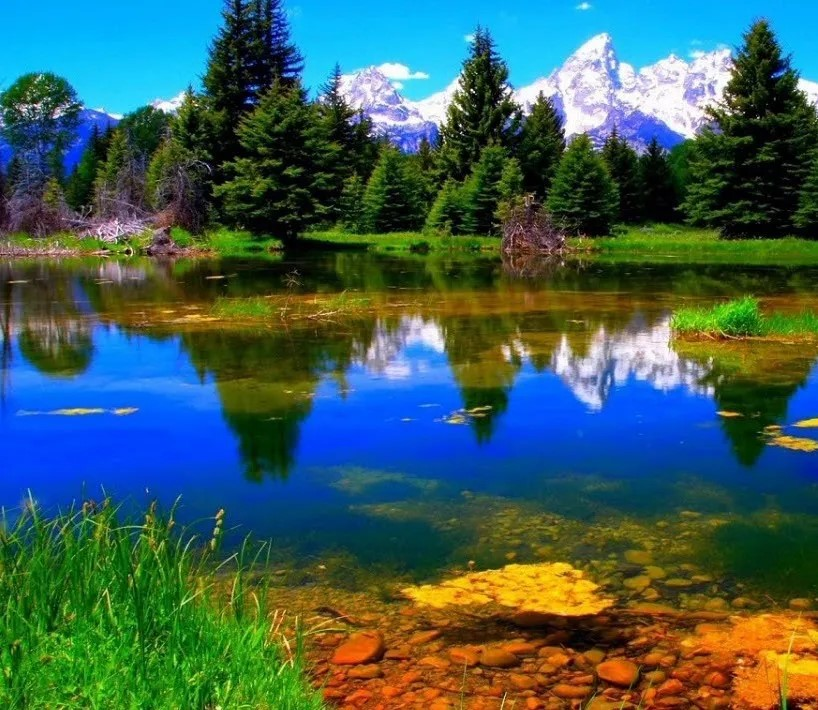
#> input picture right.jpg, 818 x 710 px
$ python 'Pyramid Blurring.py'
#> lines starting #> are read from the running program, lines starting #| are printed output that depends on the picture
import cv2
import numpy as np
apple = cv2.imread('right.jpg')
#> apple is the input picture: shape (710, 818, 3); mean B, G, R 88.1, 94.8, 62.4
orange = cv2.imread('left.jpg')
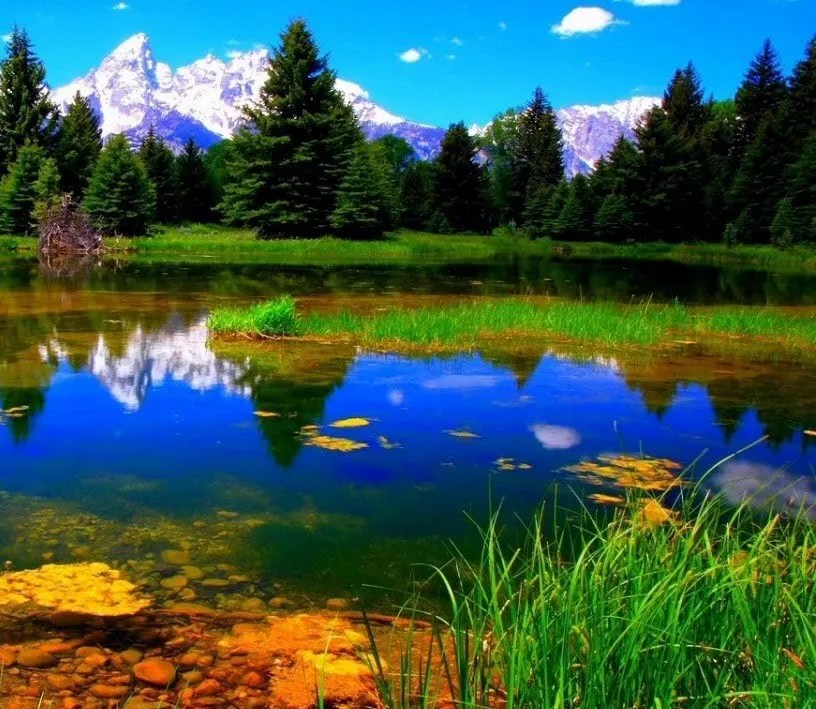
#> input picture left.jpg, 816 x 709 px
#> orange is the input picture: shape (709, 816, 3); mean B, G, R 78.6, 90.7, 57.5

# Resize the orange image to match the apple image
orange_resized = cv2.resize(orange, (apple.shape[1], apple.shape[0]))

# Now you can stack them
apple_orange = np.hstack((apple, orange_resized))
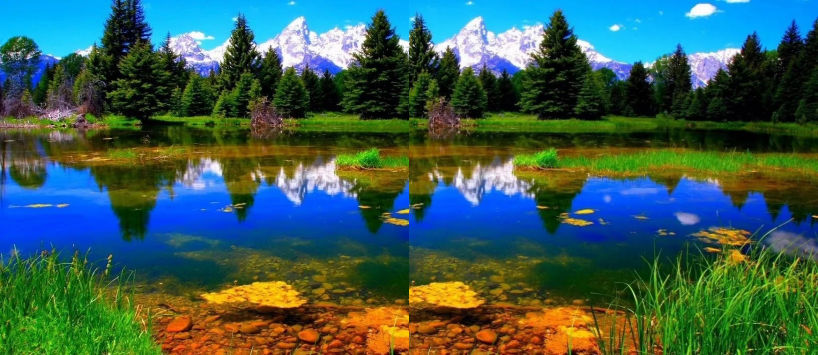
#> apple_orange: shape (710, 1636, 3) (shown at 1/2 size); mean B, G, R 83.3, 92.7, 59.9


print(apple.shape)
#| (710, 818, 3)
print(orange.shape)
#| (709, 816, 3)


#> (the run stopped early here; a loop or call above may not have finished)
